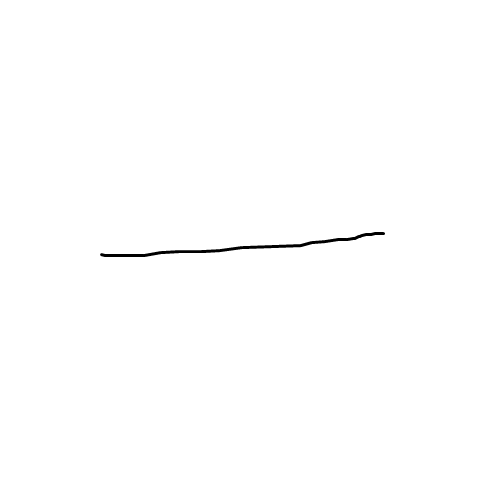
#> input picture 1.png, 500 x 500 px, found by its file name
$ python normalization_memtion.py
#> lines starting #> are read from the running program, lines starting #| are printed output that depends on the picture; after the words box and inside, x2 and y2 are one past the last pixel; in counts of white or black regions, pixels touching at a corner belong together
#> in main, image is the input picture: shape (500, 500); min 0, max 255, mean 254.1
# -*- encoding: utf-8 -*-
'''
@File		:	normalization_memtion.py
@Time		:	2024/05/13 10:10:09
@Author		:	dan
@Description:	实现质心归一化
'''

import cv2
import numpy as np
import matplotlib.pyplot as plt

def remap(image : np.ndarray, target_size : tuple[2] | list[2] = (64, 64), show_plt : bool = False, need_dilate = True) -> np.ndarray:
    '''
    采用基于笔画的整体归一化方法
    Parameters
    ----------
    image : np.ndarray 使用cv2.imread方法加载

    show_plt 是否显示plt图，用于测试

    Returns
    -------
    np.ndarray

    '''
#> called with target_size = (64, 64), show_plt = True, need_dilate = True

    # 获取图像尺寸
    height, width = image.shape
#> height = 500; width = 500

    # 目标大小
    target_height, target_width = target_size

    # 获取非空区域的边界
    # 使用行和列求和来判断非空区域
    rows_sum = np.sum(image - 255, axis=1)
#> rows_sum = 500 values, max 4056 at index 250, min 0 at index 0, mean 89.1
    cols_sum = np.sum(image - 255, axis=0)
#> cols_sum = 500 values, max 467 at index 308, min 0 at index 0, mean 89.1
    # 找到行和列的最小和最大非空索引
    top = np.argmax(rows_sum > 0)  # 第一个非空行
#> top = 232
    bottom = len(rows_sum) - np.argmax(rows_sum[::-1] > 0)  # 最后一个非空行
#> bottom = 257
    left = np.argmax(cols_sum > 0)  # 第一个非空列
#> left = 100
    right = len(cols_sum) - np.argmax(cols_sum[::-1] > 0)  # 最后一个非空列
#> right = 385
    shape_image = image[top:bottom, left:right]
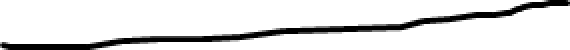
#> shape_image: shape (25, 285) (shown 2 times larger); min 0, max 255, mean 224.6


    # 计算图像的重心
    # 使用图像的矩计算质心
    _, binary_image = cv2.threshold(shape_image, 255 // 2, 1, cv2.THRESH_BINARY_INV);
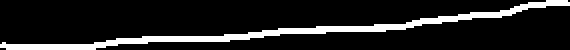
#> binary_image: shape (25, 285) (shown 2 times larger); values 0 (black) and 1 (white), 12.4% white; 1 white region, box (x1, y1, x2, y2) and area: (0, 0, 285, 25) 884

    # 获取非零像素的坐标
    nonzero_indices = np.nonzero(binary_image)
#> nonzero_indices = 884 positions, rows 0 to 24, columns 0 to 284
    # 计算质心
    centroid : np.ndarray = np.mean(nonzero_indices, axis=1)
#> centroid = [14.85, 142.8]
    center_y, center_x = centroid.astype(np.int32)
#> center_y = 14; center_x = 142

    # moments = cv2.moments(shape_image, True)
    # center_x = int(moments['m10'] / moments['m00'])  # x 轴重心
    # center_y = int(moments['m01'] / moments['m00'])  # y 轴重心
    left_top = shape_image[0 : center_y, 0 : center_x]
    left_bottom = shape_image[center_y : shape_image.shape[0], 0 : center_x]
    right_top = shape_image[0 : center_y, center_x : shape_image.shape[1]]
    right_bottom = shape_image[center_y : shape_image.shape[0], center_x : shape_image.shape[1]]

    half_width = target_width // 2
    half_height = target_height // 2

    left_top = cv2.resize(left_top, (half_height, half_width), interpolation=cv2.INTER_LINEAR)
#> left_top: shape (32, 32); every value is 255
    left_bottom = cv2.resize(left_bottom, (half_height, half_width), interpolation=cv2.INTER_LINEAR)
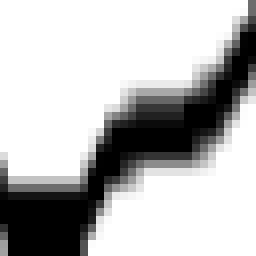
#> left_bottom: shape (32, 32) (shown 8 times larger); min 0, max 255, mean 186.3
    right_top = cv2.resize(right_top, (half_height, half_width), interpolation=cv2.INTER_LINEAR)
    right_bottom = cv2.resize(right_bottom, (half_height, half_width), interpolation=cv2.INTER_LINEAR)

    resized_image = np.zeros((target_height, target_width))
    resized_image[0 : half_height, 0 : half_width] = left_top
#> resized_image: shape (64, 64) float64; 25% white; 1 white region, box (x1, y1, x2, y2) and area: (0, 0, 32, 32) 1024
    resized_image[half_height : target_height, 0 : half_width] = left_bottom
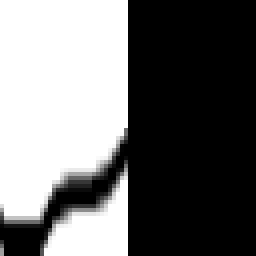
#> resized_image: shape (64, 64) float64 (shown 4 times larger); min 0, max 255, mean 110.3
    resized_image[0 : half_height, half_width : target_width] = right_top
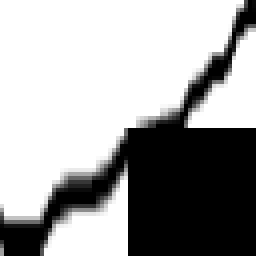
#> resized_image: shape (64, 64) float64 (shown 4 times larger); min 0, max 255, mean 164.3
    resized_image[half_height : target_height, half_width : target_width] = right_bottom
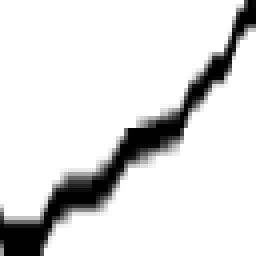
#> resized_image: shape (64, 64) float64 (shown 4 times larger); min 0, max 255, mean 222.9
    resized_image = resized_image.astype(np.uint8)

    # ## 使用直方图均衡化
    # resized_image = cv2.equalizeHist(resized_image)

    # # 3. 调整图像大小
    # resized_image = resized_image.reshape((1, target_height, target_width))


    # 显示原始图像和重映射后的图像
    if show_plt:
        plt.figure(figsize=(10, 5))

        plt.subplot(1, 2, 1)
        plt.imshow(image, cmap='gray')
        plt.vlines(center_x + left, 0, height, colors='r', label='', linestyles='--')
        plt.hlines(center_y + top, 0, width, colors='r', label='', linestyles='--')
        plt.vlines(left, top, bottom, colors='k', linestyles='-')
        plt.vlines(right, top, bottom, colors='k', linestyles='-')
        plt.hlines(top, left, right, colors='k', linestyles='-')
        plt.hlines(bottom, left, right, colors='k', linestyles='-')
        plt.title("原始图像")

        plt.subplot(1, 2, 2)
        plt.imshow(resized_image, cmap='gray')
        plt.title("使用重心归一化图形")

        plt.tight_layout()
        plt.show()
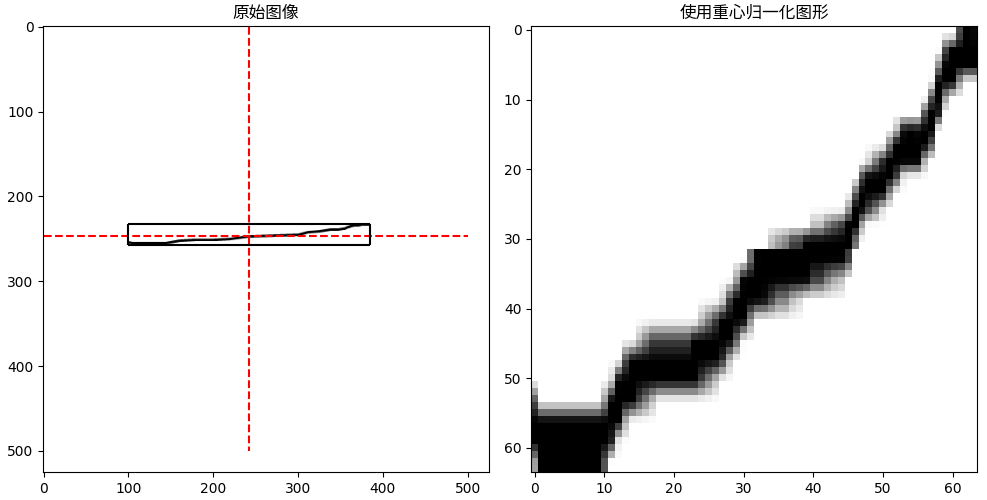
#> figure drawn by matplotlib, 2 panels

    return resized_image


def main():
    # 支持中文
    plt.rcParams['font.sans-serif'] = ['SimHei'] # 用来正常显示中文标签
    plt.rcParams['axes.unicode_minus'] = False # 用来正常显示负号


    # 读取原始图像
    image_path = '1.png'
    image = cv2.imread(image_path, cv2.IMREAD_GRAYSCALE)
    remap(image=image, show_plt=True)
    pass

if __name__ == '__main__':
    main()

$ run again, with chang.png copied over 1.png
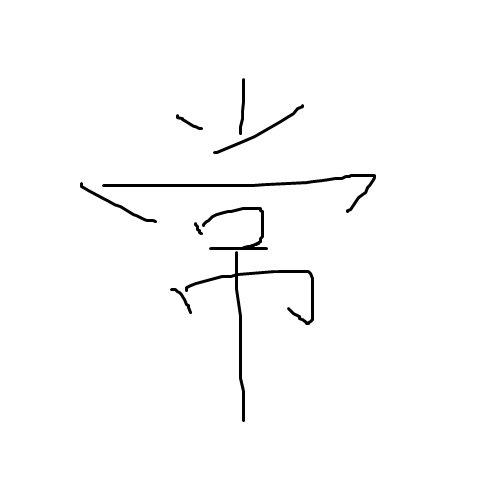
#> input picture chang.png, 500 x 500 px, found by its file name
#> in main, image is the input picture: shape (500, 500); min 0, max 255, mean 251.3
#> rows_sum = 500 values, max 3913 at index 182, min 0 at index 0, mean 325.1
#> cols_sum = 500 values, max 4023 at index 241, min 0 at index 0, mean 325.1
#> top = 78
#> bottom = 422
#> left = 80
#> right = 376
#> in remap, `_, binary_image = cv2.threshold(shape_image, 255 // 2, 1, cv2.THRESH_B..`:
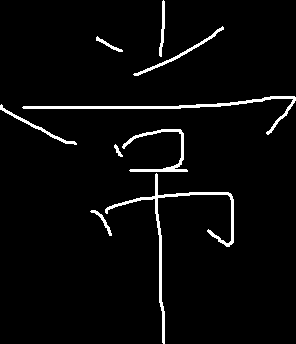
#> binary_image: shape (344, 296); values 0 (black) and 1 (white), 3.6% white; 9 white regions, largest, box (x1, y1, x2, y2) and area: (105, 173, 234, 344) 1148, (22, 96, 296, 135) 975, (122, 129, 188, 172) 519
#> nonzero_indices = 3642 positions, rows 0 to 343, columns 0 to 295
#> centroid = [147.8, 158.9]
#> center_y = 147; center_x = 158
#> in remap, `plt.show()`:
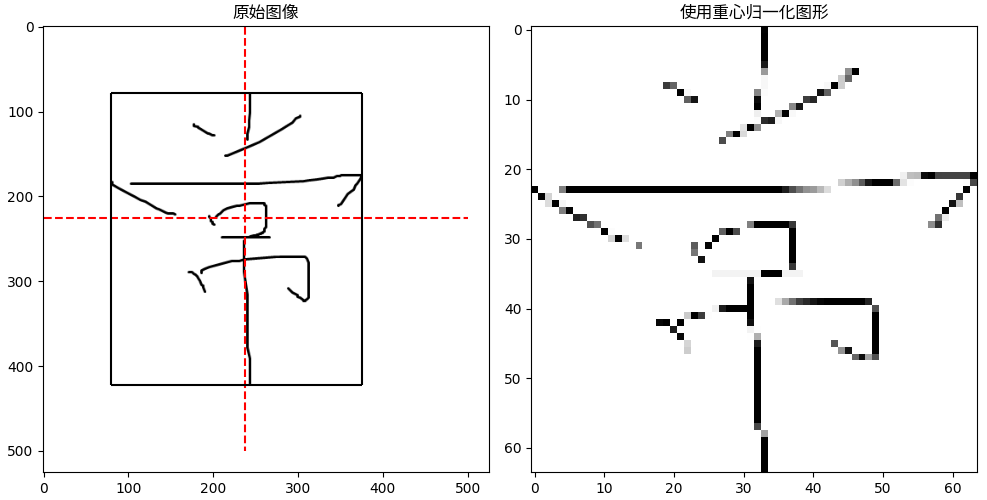
#> figure drawn by matplotlib, 2 panels
